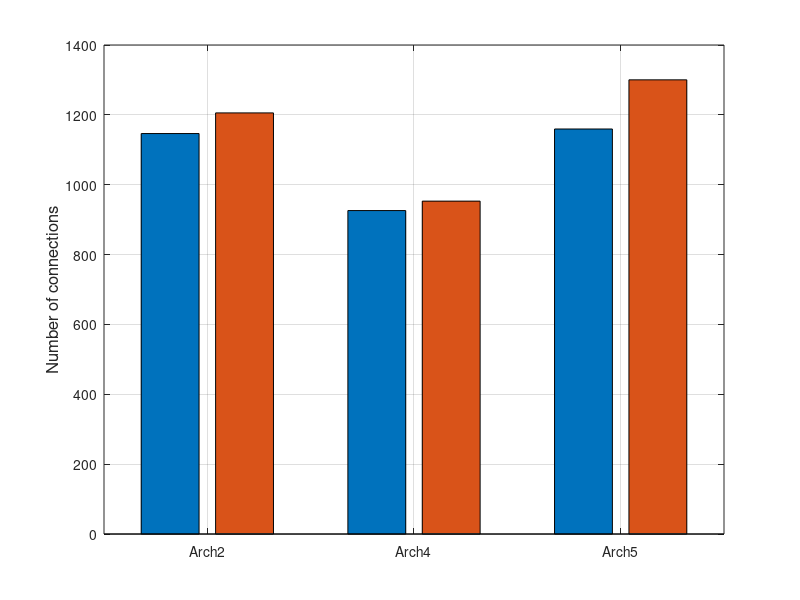

Write the MATLAB code that produced this figure. (Note: this script raises an error after producing the figure.)
clc;
close all;
clear;
% optimality gaps of FF ascending and descending for different architecture
% and number of PODs

%%
% plot optimization gap for arch2 FF forward against connection
% optimization
arch2_cnkopt_aff_cnk = 1146.5;
arch2_cnkopt_aff_thp = 183400;
arch2_cnkopt_opt_cnk = 1205.6;
arch2_cnkopt_opt_thp = 213638.7;

arch4_cnkopt_aff_cnk = 926;
arch4_cnkopt_aff_thp = 111870;
arch4_cnkopt_opt_cnk = 953;
arch4_cnkopt_opt_thp = 127427.5;

arch5_cnkopt_aff_cnk = 1159.5;
arch5_cnkopt_aff_thp = 188820;
arch5_cnkopt_opt_cnk = 1300.3;
arch5_cnkopt_opt_thp = 248123.7;

y = [[arch2_cnkopt_aff_cnk, arch2_cnkopt_opt_cnk];...
    [arch4_cnkopt_aff_cnk, arch4_cnkopt_opt_cnk];...
    [arch5_cnkopt_aff_cnk, arch5_cnkopt_opt_cnk]];

figure1 = figure;
axes1 = axes('Parent', figure1);
hold(axes1, 'on');
box(axes1, 'on');
grid(axes1, 'on');
set(axes1, 'xtick', [1, 2, 3]);
set(axes1, 'xticklabel', ['Arch2'; 'Arch4'; 'Arch5']);
% xlabel('\beta', 'fontsize', 12)
ylabel('Number of connections', 'fontsize', 12)
bar1 = bar(y);
bar1(1).FaceColor = [0.85, 0.33, 0.1];
bar1(2).FaceColor = [0, 0.45, 0.74];
set(bar1(1), 'displayname', 'Heuristic')
set(bar1(2), 'displayname', 'MILP')
h = legend(axes1, 'show', 'location', 'southwest');
h.FontSize = 12;
title('Connection optimization')
saveas(figure1, 'pod100_cnkopt_cnk.jpg')

%%
arch2_thpopt_dff_cnk = 617.8;
arch2_thpopt_dff_thp = 260348.7;
arch2_thpopt_opt_cnk = 626.3;
arch2_thpopt_opt_thp = 272377.5;

arch4_thpopt_dff_cnk = 347.5;
arch4_thpopt_dff_thp = 230967.5;
arch4_thpopt_opt_cnk = 343.0;
arch4_thpopt_opt_thp = 236568.8;

arch5_thpopt_dff_cnk = 618.7;
arch5_thpopt_dff_thp = 260539.8;
arch5_thpopt_opt_cnk = 497.1;
arch5_thpopt_opt_thp = 280682.5;

y = [[arch2_thpopt_dff_thp, arch2_thpopt_opt_thp];...
    [arch4_thpopt_dff_thp, arch4_thpopt_opt_thp];...
    [arch5_thpopt_dff_thp, arch5_thpopt_opt_thp]]/1000;

figure2 = figure;
axes2 = axes('Parent', figure2);
hold(axes2, 'on');
box(axes2, 'on');
grid(axes2, 'on');
set(axes2, 'xtick', [1, 2, 3]);
set(axes2, 'xticklabel', ['Arch2'; 'Arch4'; 'Arch5']);
% xlabel('\beta', 'fontsize', 12)
ylabel('Throughput (Tbps)', 'fontsize', 12)
bar2 = bar(y);
bar2(1).FaceColor = [0.85, 0.33, 0.1];
bar2(2).FaceColor = [0, 0.45, 0.74];
set(bar2(1), 'displayname', 'Heuristic')
set(bar2(2), 'displayname', 'MILP')
h = legend(axes2, 'show', 'location', 'southwest');
h.FontSize = 12;
title('Throughput optimization')
saveas(figure2, 'pod100_thpopt_thp.jpg')
